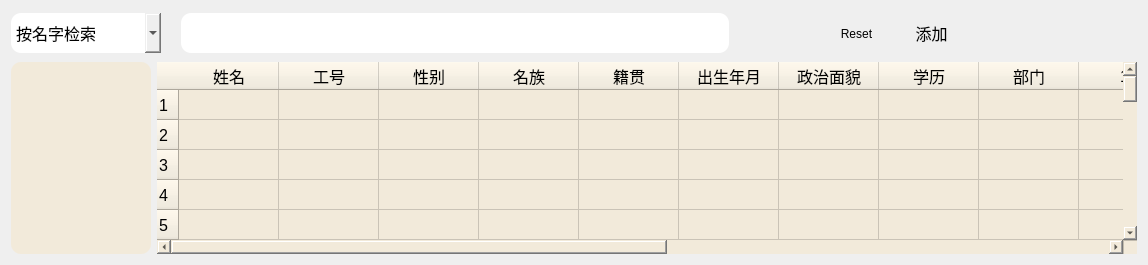
        <widget class="QWidget" name="pageFirst">
         <layout class="QVBoxLayout" name="verticalLayout_3">
          <item>
           <layout class="QHBoxLayout" name="horizontalLayout_3">
            <item>
             <layout class="QHBoxLayout" name="horizontalLayout">
              <property name="spacing">
               <number>20</number>
              </property>
              <item>
               <widget class="QComboBox" name="comIndex">
                <property name="minimumSize">
                 <size>
                  <width>150</width>
                  <height>40</height>
                 </size>
                </property>
                <property name="font">
                 <font>
                  <family>微软雅黑</family>
                  <pointsize>12</pointsize>
                  <weight>50</weight>
                  <bold>false</bold>
                 </font>
                </property>
                <property name="cursor">
                 <cursorShape>PointingHandCursor</cursorShape>
                </property>
                <property name="styleSheet">
                 <string notr="true">border-radius:10px;
border-color: rgb(85, 170, 255);</string>
                </property>
                <property name="currentIndex">
                 <number>0</number>
                </property>
                <item>
                 <property name="text">
                  <string>按名字检索</string>
                 </property>
                </item>
                <item>
                 <property name="text">
                  <string>按ID检索</string>
                 </property>
                </item>
                <item>
                 <property name="text">
                  <string>按部门检索</string>
                 </property>
                </item>
               </widget>
              </item>
              <item>
               <widget class="QLineEdit" name="editIndex">
                <property name="minimumSize">
                 <size>
                  <width>130</width>
                  <height>40</height>
                 </size>
                </property>
                <property name="maximumSize">
                 <size>
                  <width>16777215</width>
                  <height>16777215</height>
                 </size>
                </property>
                <property name="font">
                 <font>
                  <pointsize>14</pointsize>
                 </font>
                </property>
                <property name="styleSheet">
                 <string notr="true">border-radius:10px;
border-color: rgb(85, 170, 255);
color: rgb(0, 85, 255);</string>
                </property>
               </widget>
              </item>
              <item>
               <widget class="QPushButton" name="btnSearch">
                <property name="minimumSize">
                 <size>
                  <width>60</width>
                  <height>45</height>
                 </size>
                </property>
                <property name="maximumSize">
                 <size>
                  <width>60</width>
                  <height>45</height>
                 </size>
                </property>
                <property name="cursor">
                 <cursorShape>PointingHandCursor</cursorShape>
                </property>
                <property name="styleSheet">
                 <string notr="true">border-radius:10px;
border-image: url(:/ShortCut/images/search.ico);</string>
                </property>
                <property name="text">
                 <string/>
                </property>
               </widget>
              </item>
              <item>
               <widget class="QPushButton" name="btnReset">
                <property name="minimumSize">
                 <size>
                  <width>55</width>
                  <height>38</height>
                 </size>
                </property>
                <property name="maximumSize">
                 <size>
                  <width>55</width>
                  <height>45</height>
                 </size>
                </property>
                <property name="cursor">
                 <cursorShape>PointingHandCursor</cursorShape>
                </property>
                <property name="styleSheet">
                 <string notr="true">border-radius:10px;
background-image: url(:/ShortCut/images/reset.png);</string>
                </property>
                <property name="text">
                 <string>Reset</string>
                </property>
               </widget>
              </item>
              <item>
               <widget class="QPushButton" name="btnAddAdmin">
                <property name="minimumSize">
                 <size>
                  <width>55</width>
                  <height>38</height>
                 </size>
                </property>
                <property name="font">
                 <font>
                  <pointsize>12</pointsize>
                 </font>
                </property>
                <property name="cursor">
                 <cursorShape>PointingHandCursor</cursorShape>
                </property>
                <property name="styleSheet">
                 <string notr="true">border-radius:10px;</string>
                </property>
                <property name="text">
                 <string>添加</string>
                </property>
               </widget>
              </item>
             </layout>
            </item>
            <item>
             <layout class="QHBoxLayout" name="horizontalLayout_2">
              <item>
               <widget class="QPushButton" name="btnDetail">
                <property name="minimumSize">
                 <size>
                  <width>55</width>
                  <height>38</height>
                 </size>
                </property>
                <property name="maximumSize">
                 <size>
                  <width>55</width>
                  <height>45</height>
                 </size>
                </property>
                <property name="font">
                 <font>
                  <pointsize>11</pointsize>
                 </font>
                </property>
                <property name="cursor">
                 <cursorShape>PointingHandCursor</cursorShape>
                </property>
                <property name="styleSheet">
                 <string notr="true">border-radius:10px;
background-image: url(:/ShortCut/images/detail.JPG);</string>
                </property>
                <property name="text">
                 <string/>
                </property>
               </widget>
              </item>
              <item>
               <widget class="QPushButton" name="btnAdd">
                <property name="minimumSize">
                 <size>
                  <width>55</width>
                  <height>38</height>
                 </size>
                </property>
                <property name="maximumSize">
                 <size>
                  <width>55</width>
                  <height>45</height>
                 </size>
                </property>
                <property name="cursor">
                 <cursorShape>PointingHandCursor</cursorShape>
                </property>
                <property name="styleSheet">
                 <string notr="true">background-image: url(:/ShortCut/images/add.JPG);
border-radius:10px;</string>
                </property>
                <property name="text">
                 <string/>
                </property>
               </widget>
              </item>
              <item>
               <widget class="QPushButton" name="btnDel">
                <property name="minimumSize">
                 <size>
                  <width>50</width>
                  <height>40</height>
                 </size>
                </property>
                <property name="maximumSize">
                 <size>
                  <width>50</width>
                  <height>40</height>
                 </size>
                </property>
                <property name="cursor">
                 <cursorShape>PointingHandCursor</cursorShape>
                </property>
                <property name="styleSheet">
                 <string notr="true">background-image: url(:/ShortCut/images/del.ico);
border-radius:10px;</string>
                </property>
                <property name="text">
                 <string/>
                </property>
               </widget>
              </item>
             </layout>
            </item>
           </layout>
          </item>
          <item>
           <layout class="QHBoxLayout" name="horizontalLayout_4">
            <item>
             <widget class="QListWidget" name="listIndex">
              <property name="minimumSize">
               <size>
                <width>100</width>
                <height>0</height>
               </size>
              </property>
              <property name="maximumSize">
               <size>
                <width>140</width>
                <height>16777215</height>
               </size>
              </property>
              <property name="font">
               <font>
                <pointsize>12</pointsize>
                <weight>50</weight>
                <bold>false</bold>
               </font>
              </property>
              <property name="cursor" stdset="0">
               <cursorShape>PointingHandCursor</cursorShape>
              </property>
              <property name="styleSheet">
               <string notr="true">
border-radius:10px;
background-color: rgb(242, 234, 218);</string>
              </property>
              <property name="frameShadow">
               <enum>QFrame::Raised</enum>
              </property>
              <property name="lineWidth">
               <number>1</number>
              </property>
              <property name="midLineWidth">
               <number>-1</number>
              </property>
              <property name="spacing">
               <number>5</number>
              </property>
             </widget>
            </item>
            <item>
             <widget class="QTableWidget" name="tabShowInformation">
              <property name="minimumSize">
               <size>
                <width>980</width>
                <height>0</height>
               </size>
              </property>
              <property name="font">
               <font>
                <pointsize>12</pointsize>
               </font>
              </property>
              <property name="styleSheet">
               <string notr="true">border-radius:10px;

background-color: rgb(242, 234, 218);
</string>
              </property>
              <property name="selectionMode">
               <enum>QAbstractItemView::MultiSelection</enum>
              </property>
              <property name="textElideMode">
               <enum>Qt::ElideRight</enum>
              </property>
              <property name="rowCount">
               <number>30</number>
              </property>
              <property name="columnCount">
               <number>17</number>
              </property>
              <row/>
              <row/>
              <row/>
              <row/>
              <row/>
              <row/>
              <row/>
              <row/>
              <row/>
              <row/>
              <row/>
              <row/>
              <row/>
              <row/>
              <row/>
              <row/>
              <row/>
              <row/>
              <row/>
              <row/>
              <row/>
              <row/>
              <row/>
              <row/>
              <row/>
              <row/>
              <row/>
              <row/>
              <row/>
              <row/>
              <column>
               <property name="text">
                <string>姓名</string>
               </property>
               <property name="font">
                <font>
                 <pointsize>12</pointsize>
                </font>
               </property>
              </column>
              <column>
               <property name="text">
                <string>工号</string>
               </property>
               <property name="font">
                <font>
                 <pointsize>12</pointsize>
                </font>
               </property>
              </column>
              <column>
               <property name="text">
                <string>性别</string>
               </property>
               <property name="font">
                <font>
                 <pointsize>12</pointsize>
                </font>
               </property>
              </column>
              <column>
               <property name="text">
                <string>名族</string>
               </property>
               <property name="font">
                <font>
                 <pointsize>12</pointsize>
                </font>
               </property>
              </column>
              <column>
               <property name="text">
                <string>籍贯</string>
               </property>
               <property name="font">
                <font>
                 <pointsize>12</pointsize>
                </font>
               </property>
              </column>
              <column>
               <property name="text">
                <string>出生年月</string>
               </property>
               <property name="font">
                <font>
                 <pointsize>12</pointsize>
                </font>
               </property>
              </column>
              <column>
               <property name="text">
                <string>政治面貌</string>
               </property>
               <property name="font">
                <font>
                 <pointsize>12</pointsize>
                </font>
               </property>
              </column>
              <column>
               <property name="text">
                <string>学历</string>
               </property>
               <property name="font">
                <font>
                 <pointsize>12</pointsize>
                </font>
               </property>
              </column>
              <column>
               <property name="text">
                <string>部门</string>
               </property>
               <property name="font">
                <font>
                 <pointsize>12</pointsize>
                </font>
               </property>
              </column>
              <column/>
              <column/>
              <column/>
              <column/>
              <column/>
              <column/>
              <column/>
              <column/>
              <item row="0" column="0">
               <property name="text">
                <string/>
               </property>
               <property name="font">
                <font>
                 <pointsize>12</pointsize>
                </font>
               </property>
              </item>
             </widget>
            </item>
           </layout>
          </item>
         </layout>
        </widget>
